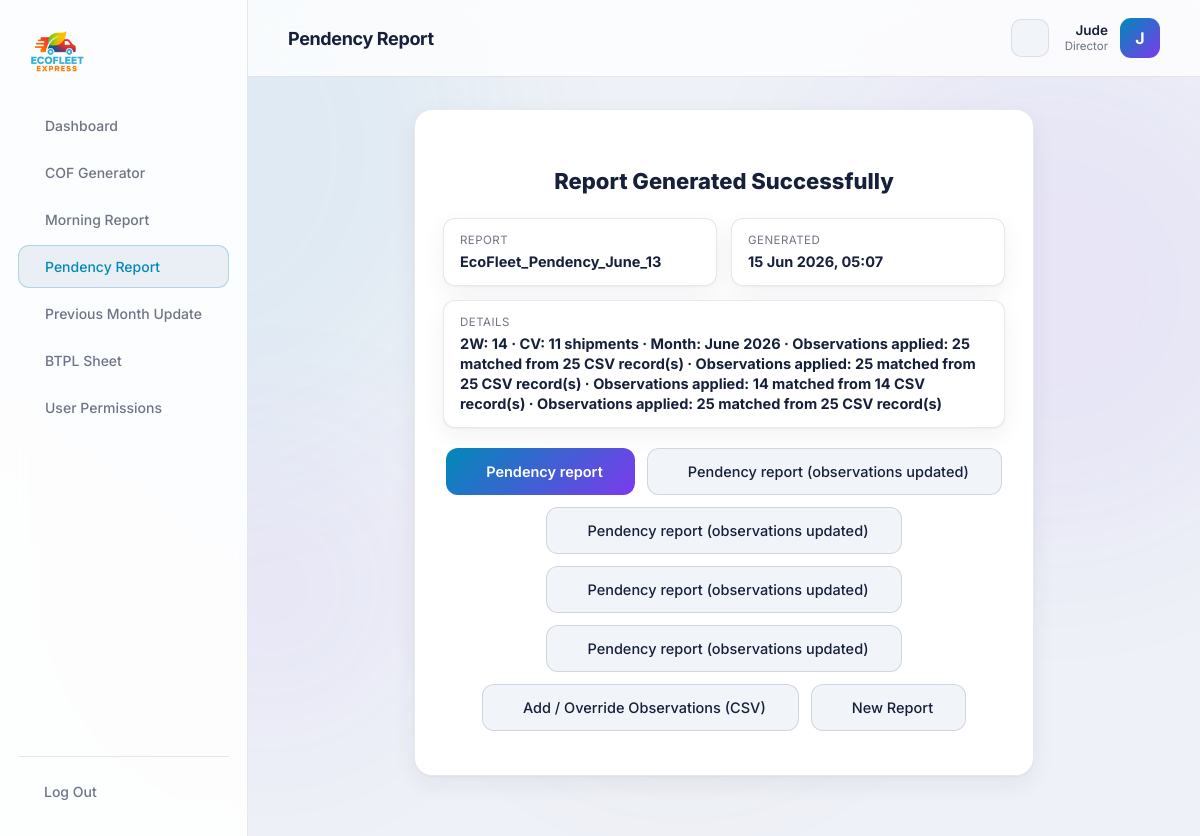
The page /portal/result/31/ (signed in) on the database its author committed.
### core/models.py (models this page shows, shortened)
class ToolRun(models.Model):
    TOOL_COF = 'COF'
    TOOL_MORNING = 'MORNING'
    TOOL_PENDENCY = 'PENDENCY'
    TOOL_PREV_MONTH = 'PREV_MONTH'
    TOOL_BTPL = 'BTPL'
    TOOL_CHOICES = [
        (TOOL_COF, 'COF Generator'),
        (TOOL_MORNING, 'Morning Report'),
        (TOOL_PENDENCY, 'Pendency Report'),
        (TOOL_PREV_MONTH, 'Previous Month Update'),
        (TOOL_BTPL, 'BTPL Sheet'),
    ]
    STATUS_SUCCESS = 'SUCCESS'
    STATUS_FAILED = 'FAILED'
    STATUS_CHOICES = [
        (STATUS_SUCCESS, 'Success'),
        (STATUS_FAILED, 'Failed'),
    ]
    user = models.ForeignKey(
        settings.AUTH_USER_MODEL,
        on_delete=models.SET_NULL,
        null=True, blank=True,
        related_name='tool_runs',
    )
    tool = models.CharField(max_length=20, choices=TOOL_CHOICES)
    status = models.CharField(max_length=10, choices=STATUS_CHOICES, default=STATUS_SUCCESS)
    reference = models.CharField(max_length=120, blank=True)   # e.g. COF number
    detail = models.TextField(blank=True)
    output_file = models.FileField(upload_to='tool_outputs/%Y/%m/', blank=True, null=True)
    created_at = models.DateTimeField(auto_now_add=True)
    class Meta:
        ordering = ['-created_at']

class UserProfile(models.Model):
    user = models.OneToOneField(settings.AUTH_USER_MODEL, on_delete=models.CASCADE, related_name='profile')
    role = models.CharField(max_length=50, default='Employee')
    can_use_cof = models.BooleanField(default=True)
    can_use_morning = models.BooleanField(default=True)
    can_use_pendency = models.BooleanField(default=True)
    can_use_prev_month = models.BooleanField(default=True)
    can_use_btpl = models.BooleanField(default=True)

class ToolRunFile(models.Model):
    run = models.ForeignKey(ToolRun, on_delete=models.CASCADE, related_name='files')
    label = models.CharField(max_length=80)
    file = models.FileField(upload_to='tool_outputs/%Y/%m/')
    download_name = models.CharField(max_length=255, blank=True)  # user-facing filename
    created_at = models.DateTimeField(auto_now_add=True)
    class Meta:
        ordering = ['id']

### core/views.py (the view)
# urls.py: path('portal/result/<int:pk>/', views.tool_result, name='tool_result'),
@staff_required
def tool_result(request, pk):
    run = get_object_or_404(ToolRun.objects.prefetch_related('files'),
                            pk=pk, status=ToolRun.STATUS_SUCCESS)
    active = {'COF': 'cof', 'MORNING': 'morning', 'PENDENCY': 'pendency', 'PREV_MONTH': 'prev_month'}.get(run.tool, '')
    from core.models import UserProfile
    profile, _ = UserProfile.objects.get_or_create(user=request.user)
    if active and not getattr(profile, f"can_use_{active}", False):
        messages.error(request, f"You do not have permission to view results for the {run.get_tool_display()} tool.")
        return redirect('dashboard')
    return render(request, 'core/portal/tool_result.html', {'active': active, 'run': run})

### templates/core/portal/tool_result.html (shortened to what this page needs)
{% extends 'core/portal/base.html' %}
{% block heading %}{{ run.get_tool_display }}{% endblock %}
{% block content %}
<div class="portal-card cof-success">
  <h2>Report Generated Successfully</h2>
  <div class="cof-success-grid">
    <div><span>Report</span><strong>{{ run.reference|default:run.get_tool_display }}</strong></div>
    <div><span>Generated</span><strong>{{ run.created_at|date:"d M Y, H:i" }}</strong></div>
    <div class="full"><span>Details</span><strong>{{ run.detail }}</strong></div>
  </div>
  <div class="cof-success-actions">
    {% for f in run.files.all %}
    <a href="{% url 'download_file' f.id %}" class="{% if forloop.first %}btn-primary{% else %}btn-secondary{% endif %}">
       {{ f.label }}
    </a>
    {% endfor %}
    {% if run.tool == 'PENDENCY' %}
    <a href="{% url 'pendency_observations' run.pk %}" class="btn-secondary"> Add / Override Observations (CSV)</a>
    <a href="{% url 'pendency_report' %}" class="btn-secondary"> New Report</a>
    {% elif run.tool == 'MORNING' %}
    <a href="{% url 'morning_report' %}" class="btn-secondary"><i class="ti ti-plus"></i> New Report</a>
    {% elif run.tool == 'PREV_MONTH' %}
    <a href="{% url 'prev_month_update' %}" class="btn-secondary"><i class="ti ti-plus"></i> New Update</a>
    {% endif %}
  </div>
</div>
{% endblock %}

### templates/core/portal/base.html (shortened to what this page needs)
{% load static %}
<!DOCTYPE html>
<html lang="en">
<head>
    <link rel="stylesheet" href="https://cdn.jsdelivr.net/npm/@tabler/icons-webfont@latest/tabler-icons.min.css" />
    <link rel="stylesheet" href="{% static 'css/main.css' %}" />
    <link rel="stylesheet" href="{% static 'css/portal.css' %}" />
</head>
<body class="portal-body">
<div class="orbs">
    <div class="orb orb3"></div><div class="orb orb4"></div>
</div>
<aside class="portal-sidebar" id="portalSidebar">
    <a href="{% url 'home' %}" class="portal-logo">
        <img src="{% static 'images/logo.png' %}" alt="EcoFleet Express" />
    </a>
    <nav class="portal-nav">
        <a href="{% url 'dashboard' %}" class="{% if active == 'dashboard' %}active{% endif %}"> Dashboard</a>
        {% if request.user.profile.can_use_cof %}
        <a href="{% url 'cof_generator' %}" class="{% if active == 'cof' %}active{% endif %}"> COF Generator</a>
        {% endif %}
        {% if request.user.profile.can_use_morning %}
        <a href="{% url 'morning_report' %}" class="{% if active == 'morning' %}active{% endif %}"> Morning Report</a>
        {% endif %}
        {% if request.user.profile.can_use_pendency %}
        <a href="{% url 'pendency_report' %}" class="{% if active == 'pendency' %}active{% endif %}"> Pendency Report</a>
        {% endif %}
        {% if request.user.profile.can_use_prev_month %}
        <a href="{% url 'prev_month_update' %}" class="{% if active == 'prev_month' %}active{% endif %}"> Previous Month Update</a>
        {% endif %}
        {% if request.user.profile.can_use_btpl %}
        <a href="{% url 'btpl_sheet' %}" class="{% if active == 'btpl' %}active{% endif %}"> BTPL Sheet</a>
        {% endif %}
        {% if request.user.profile.role == 'Director' %}
        <a href="{% url 'portal_users' %}" class="{% if active == 'users' %}active{% endif %}"> User Permissions</a>
        {% endif %}
    </nav>
    <div class="portal-sidebar-foot">
        <a href="{% url 'portal_logout' %}" class="portal-logout"> Log Out</a>
    </div>
</aside>
<div class="portal-main">
    <header class="portal-topbar">
        <div class="portal-topbar-title">{% block heading %}{% endblock %}</div>
        <button class="theme-toggle" id="themeToggle" type="button" aria-label="Toggle light theme" title="Toggle theme">
        </button>
        <div class="portal-user">
            <div class="portal-user-meta">
            <span class="portal-user-name">{{ request.user.first_name|default:request.user.username }}</span>
            <span class="portal-user-role">{{ request.user.profile.role|default:"Employee" }}</span>
          </div>
          <div class="portal-avatar">{{ request.user.username|slice:":1"|upper }}</div>
        </div>
    </header>
      <main class="portal-content">
        {% block content %}{% endblock %}
      </main>
    </div>
</body>
</html>

### static/css/main.css (style rules this page uses)
*, *::before, *::after { margin: 0; padding: 0; box-sizing: border-box; }
:root { --cyan: #00AEEF; --purple: #a855f7; --orange: #F7941D; --red: #ED1C24; --bg: #0a0e1a; --text: #e8eaf6; --muted: rgba(232,234,246,0.45); --hint: rgba(232,234,246,0.28); --surface-1: rgba(255,255,255,0.03); --surface-2: rgba(255,255,255,0.05); --surface-3: rgba(255,255,255,0.06); --surface-hover: rgba(255,255,255,0.08); --surface: var(--surface-1); --border: rgba(255,255,255,0.08); --border-strong: rgba(255,255,255,0.12); --border-hover: rgba(255,255,255,0.15); --glass: rgba(10,14,26,0.65); --glass-strong: rgba(10,14,26,0.85); --glass-solid: rgba(10,14,26,0.96); --popover: rgba(15,22,41,0.95); --select-bg: #0a0e1a; --success: #22c55e; --success-bg: rgba(34,197,94,0.12); --danger: #ff6b6b; --shadow-card: none; --input-scheme: dark; }
[data-theme="light"] { --cyan: #0089b8; --purple: #7c3aed; --orange: #c2710a; --red: #dc2626; --bg: #eef1f7; --text: #16203a; --muted: rgba(22,32,58,0.62); --hint: rgba(22,32,58,0.45); --surface-1: #ffffff; --surface-2: #f1f4f9; --surface-3: #eaeff6; --surface-hover: #e3e9f3; --surface: var(--surface-1); --border: rgba(20,32,60,0.10); --border-strong: rgba(20,32,60,0.14); --border-hover: rgba(20,32,60,0.22); --glass: rgba(255,255,255,0.78); --glass-strong: rgba(255,255,255,0.88); --glass-solid: rgba(248,250,253,0.97); --popover: rgba(255,255,255,0.96); --select-bg: #ffffff; --success: #15803d; --success-bg: rgba(21,128,61,0.10); --danger: #dc2626; --shadow-card: 0 1px 2px rgba(20,32,60,0.04), 0 8px 24px rgba(20,32,60,0.06); --shadow-hover: 8px 16px 40px rgba(20,32,60,0.14); --input-scheme: light; --orb-opacity: 0.06; }
html, body { font-family: 'Inter', sans-serif; background: var(--bg); color: var(--text); min-height: 100vh; scroll-behavior: smooth; transition: background-color 0.3s ease, color 0.3s ease; }
.theme-toggle { display: inline-flex; align-items: center; justify-content: center; width: 38px; height: 38px; flex-shrink: 0; border-radius: 10px; background: var(--surface-2); border: 1px solid var(--border); color: var(--text); font-size: 18px; cursor: pointer; transition: background 0.2s, border-color 0.2s, color 0.2s, transform 0.2s; }
.orbs { position: fixed; inset: 0; pointer-events: none; z-index: 0; overflow: hidden; }
.orb { position: absolute; border-radius: 50%; filter: blur(90px); opacity: var(--orb-opacity, 0.15); }
.orb4 { width: 300px; height: 300px; background: var(--purple); bottom: 100px; left: 10%; }
.btn-primary { background: linear-gradient(135deg, var(--cyan), var(--purple)); border: none; border-radius: 12px; padding: 14px 32px; color: #fff; font-size: 14.5px; font-weight: 600; cursor: pointer; font-family: inherit; display: flex; align-items: center; gap: 8px; transition: opacity 0.2s, transform 0.2s; text-decoration: none; }
.btn-secondary { background: var(--surface-2); border: 1px solid var(--border-strong); border-radius: 12px; padding: 14px 32px; color: var(--text); font-size: 14.5px; font-weight: 500; cursor: pointer; font-family: inherit; display: inline-flex; align-items: center; justify-content: center; gap: 8px; text-decoration: none; transition: background 0.2s, border-color 0.2s, color 0.2s, transform 0.2s; }

### rows shown on the page
ToolRun: tool "Pendency Report", reference "EcoFleet_Pendency_June_13", created_at "15 Jun 2026, 05:07", detail "2W: 14 · CV: 11 shipments · Month: June 2026 · Observations applied: 25 matched from 25 CSV record(s) · Observations applied: 25 matched from 25 CSV record(s) · Observations applied: 14 matched from 14 CSV record(s) · Observations applied: 25 matched from 25 CSV record(s)"
ToolRunFile: label "Pendency report"
ToolRunFile: label "Pendency report (observations updated)"
ToolRunFile: label "Pendency report (observations updated)"
ToolRunFile: label "Pendency report (observations updated)"
ToolRunFile: label "Pendency report (observations updated)"

### other values the page prints
{{ request.user.first_name|default:request.user.username }} "Jude"
{{ request.user.profile.role|default:"Employee" }} "Director"
{{ request.user.username|slice:":1"|upper }} "J"
